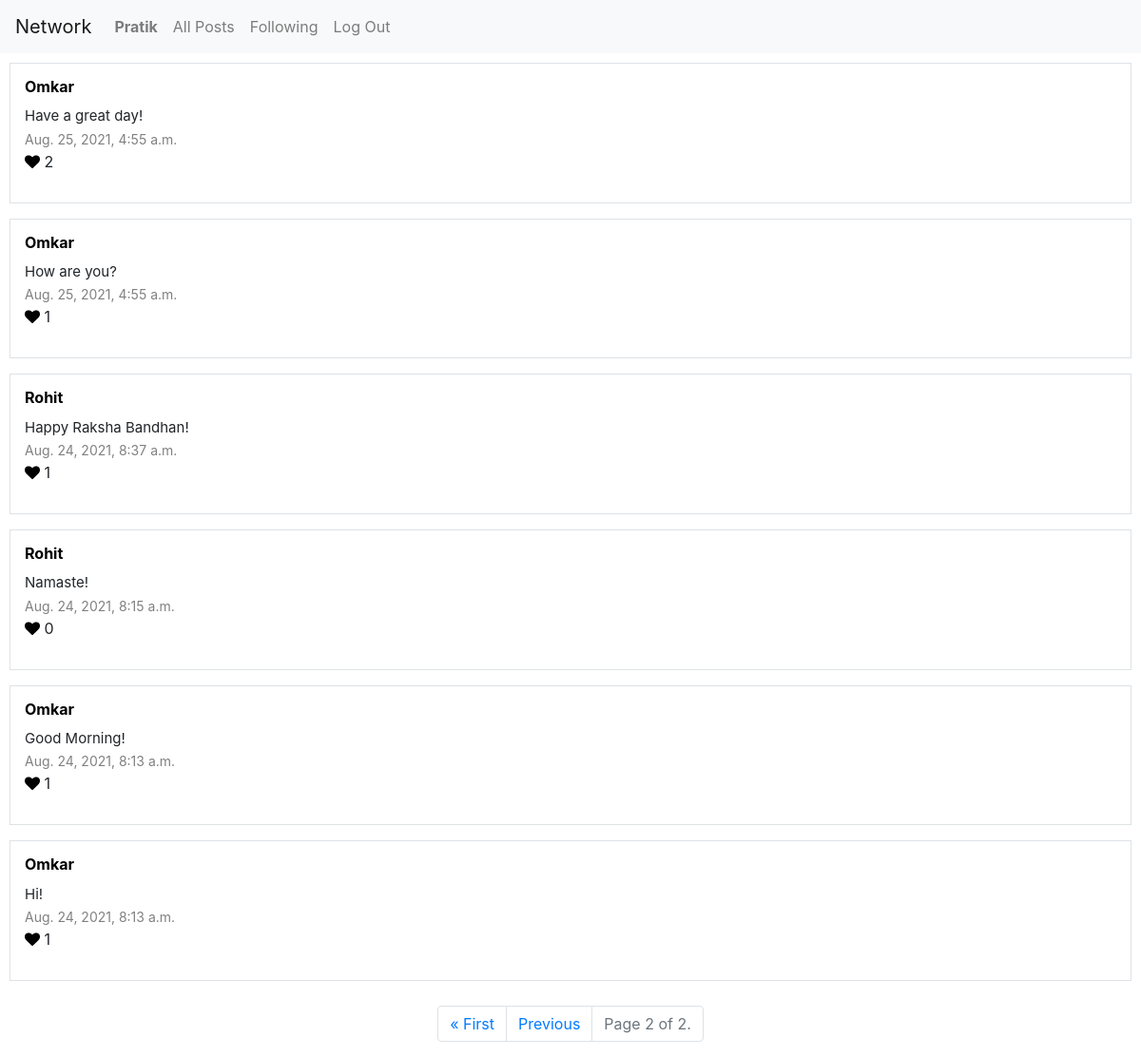
Screenshot of /following?page=2 (signed in) with the database file from the repository.
### network/models.py (models this page shows, shortened)
class User(AbstractUser):
    following = models.ManyToManyField(
        "User",
        related_name="followers"
    )

class Post(models.Model):
    uploader = models.ForeignKey(
        User,
        on_delete=models.CASCADE,
        related_name="post_uploader"
    )
    body = models.TextField(blank=True)
    timestamp = models.DateTimeField(auto_now_add=True)
    likes = models.ManyToManyField(
        User,
        related_name="post_liked"
    )
    class Meta:
        ordering = ['-timestamp']

### network/views.py (the view)
# urls.py: path("following", views.following, name="following"),
@login_required
def following(request):
    username = request.user
    posts = Post.objects.filter(uploader__in=username.following.all())
    paginator = Paginator(posts, 10)
    page_number = request.GET.get('page')
    page_obj = paginator.get_page(page_number)
    posts = page_obj.object_list
    return render(request, "network/following.html", {
        "posts": posts,
        "page_obj": page_obj
    })

### network/templates/network/following.html (shortened to what this page needs)
{% extends "network/layout.html" %}
{% block body %}
<div style="padding: 10px;">
    {% for post in posts %}
        <div class="mb-3 border" style="padding: 15px;">
            {% if user.is_authenticated %}
            <a href="{% url 'profile' post.uploader.id %}" style="color: black;">
                <h6>
                    <strong>{{ post.uploader.username }}</strong>
                </h6>
            </a>
            {% else %}
                <h6><strong>{{ post.uploader.username }}</strong></h6>
            {% endif %}
            <p>
                <span id="body-{{ post.id }}" style="font-size: 15px;">{{ post.body }}</span>
                <br />
                <span style="color: gray; font-size: 14px;">
                    {{ post.timestamp }}
                </span>
                <br />
                {% if user.is_authenticated %}
                    {% if user in post.likes.all %}
                        <span>
                            <i class="fa fa-heart" style="color:red; cursor: pointer;" id="like-btn-{{ post.id }}" onclick="like('{{ post.id }}')"></i>
                        </span>
                    {% else %}
                        <span>
                            <i class="fa fa-heart" style="color:black; cursor: pointer;" id="like-btn-{{ post.id }}" onclick="like('{{ post.id }}')"></i>
                        </span>
                    {% endif %}
                {% else %}
                    <span>
                        <i class="fa fa-heart" style="color:black; cursor: pointer;"></i>
                    </span>
                {% endif %}
                <span id="like-count-{{ post.id }}">
                    {{ post.likes.all.count }}
                </span>
            </p>
        </div>
    {% empty %}
        <h5>No Posts.</h5>
    {% endfor %}
</div>
<nav aria-label="Page navigation example">
    <ul class="pagination justify-content-center">
    {% if page_obj.has_previous %}
        <li class="page-item"><a class="page-link" href="?page=1">&laquo; First</a></li>
        <li class="page-item"><a class="page-link" href="?page={{ page_obj.previous_page_number }}">Previous</a></li>
    {% endif %}
        <li class="page-item disabled">
            <a class="page-link" href="#" tabindex="-1" aria-disabled="true">Page {{ page_obj.number }} of {{ page_obj.paginator.num_pages }}.</a>
        </li>
    </ul>
</nav>
{% endblock %}

### network/templates/network/layout.html (shortened to what this page needs)
{% load static %}
<!DOCTYPE html>
<html lang="en">
    <head>
        <link rel="stylesheet" href="https://stackpath.bootstrapcdn.com/bootstrap/4.4.1/css/bootstrap.min.css">
        <link rel="stylesheet" href="https://cdnjs.cloudflare.com/ajax/libs/font-awesome/4.7.0/css/font-awesome.min.css">
        <link href="{% static 'network/styles.css' %}" rel="stylesheet">
    </head>
    <body>
        <nav class="navbar navbar-expand-lg navbar-light bg-light">
            <a class="navbar-brand" href="{% url 'index' %}">Network</a>
            <div>
              <ul class="navbar-nav mr-auto">
                {% if user.is_authenticated %}
                    <li class="nav-item">
                        <a class="nav-link" href="{% url 'profile' user.id %}"><strong>{{ user.username }}</strong></a>
                    </li>
                {% endif %}
                <li class="nav-item">
                  <a class="nav-link" href="{% url 'index' %}">All Posts</a>
                </li>
                {% if user.is_authenticated %}
                    <li class="nav-item">
                        <a class="nav-link" href="{% url 'following' %}">Following</a>
                    </li>
                    <li class="nav-item">
                        <a class="nav-link" href="{% url 'logout' %}">Log Out</a>
                    </li>
                {% endif %}
              </ul>
            </div>
          </nav>
        <div class="body">
            {% block body %}
            {% endblock %}
        </div>
    </body>
</html>

### rows the page displays
User: username "Pratik"
Post: uploader.username "Omkar", body "Have a great day!", timestamp "Aug. 25, 2021, 4:55 a.m.", likes.all.count "2"
Post: uploader.username "Omkar", body "How are you?", timestamp "Aug. 25, 2021, 4:55 a.m.", likes.all.count "1"
Post: uploader.username "Rohit", body "Happy Raksha Bandhan!", timestamp "Aug. 24, 2021, 8:37 a.m.", likes.all.count "1"
Post: uploader.username "Rohit", body "Namaste!", timestamp "Aug. 24, 2021, 8:15 a.m.", likes.all.count "0"
Post: uploader.username "Omkar", body "Good Morning!", timestamp "Aug. 24, 2021, 8:13 a.m.", likes.all.count "1"
Post: uploader.username "Omkar", body "Hi!", timestamp "Aug. 24, 2021, 8:13 a.m.", likes.all.count "1"

### other values shown
{{ page_obj.number }} "2"
{{ page_obj.paginator.num_pages }} "2"
